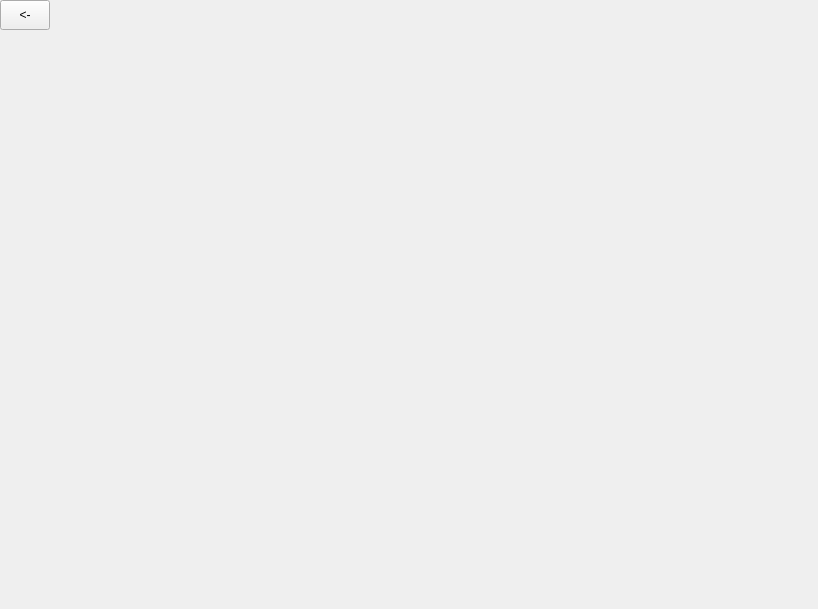
<?xml version="1.0" encoding="UTF-8"?>
<ui version="4.0">
 <class>Dialog</class>
 <widget class="QDialog" name="Dialog">
  <property name="geometry">
   <rect>
    <x>0</x>
    <y>0</y>
    <width>818</width>
    <height>609</height>
   </rect>
  </property>
  <property name="windowTitle">
   <string>Dialog</string>
  </property>
  <widget class="QWidget" name="gridLayoutWidget">
   <property name="geometry">
    <rect>
     <x>0</x>
     <y>0</y>
     <width>801</width>
     <height>591</height>
    </rect>
   </property>
   <layout class="QGridLayout" name="gridLayout">
    <property name="sizeConstraint">
     <enum>QLayout::SetFixedSize</enum>
    </property>
    <property name="leftMargin">
     <number>0</number>
    </property>
    <property name="rightMargin">
     <number>0</number>
    </property>
    <item row="0" column="0">
     <widget class="QToolButton" name="toolButton">
      <property name="minimumSize">
       <size>
        <width>50</width>
        <height>30</height>
       </size>
      </property>
      <property name="text">
       <string>&lt;-</string>
      </property>
     </widget>
    </item>
   </layout>
  </widget>
 </widget>
 <resources/>
 <connections/>
</ui>
